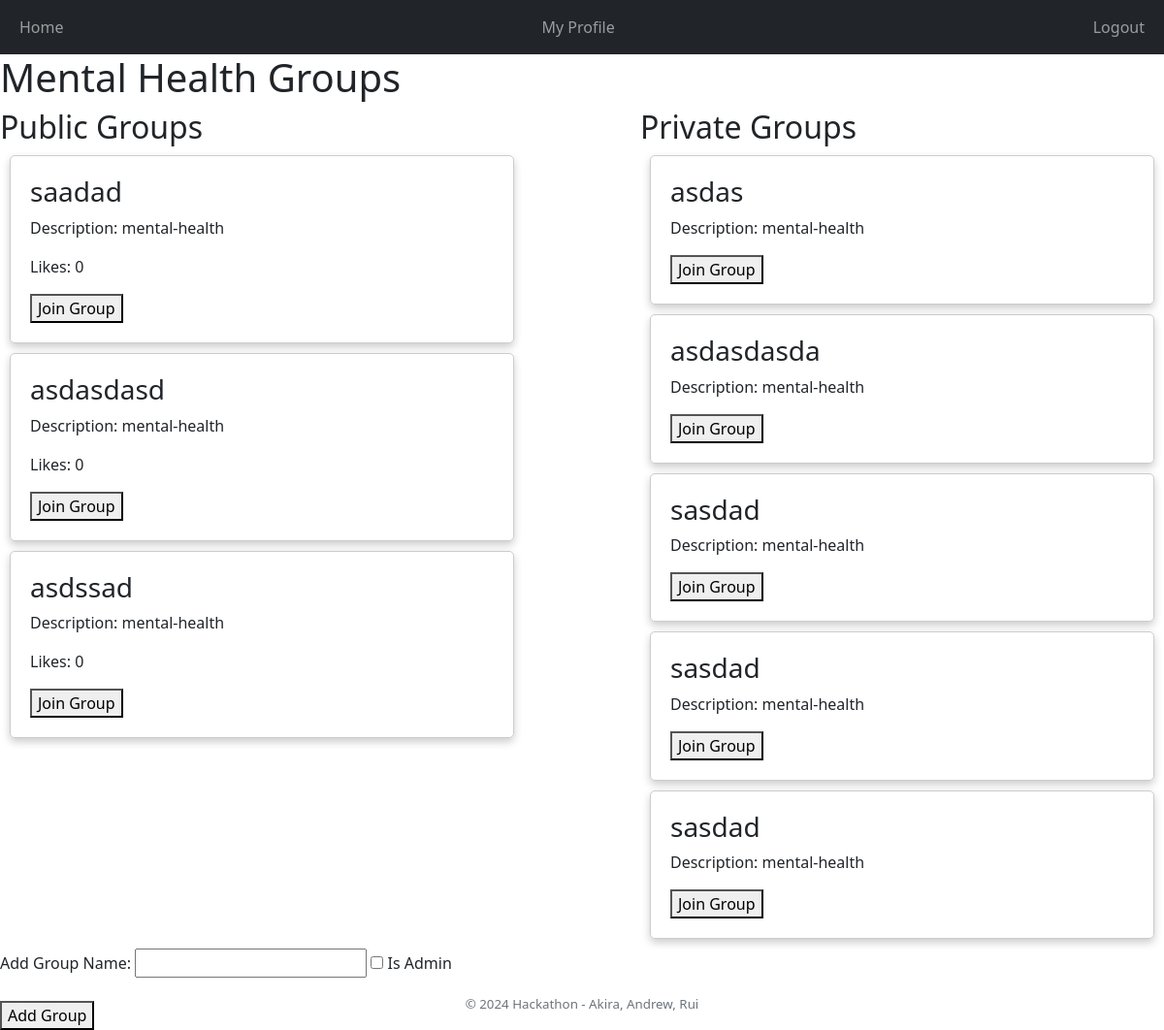
The page /healthyhoos/mental-health/ (signed in) on the database its author committed.
### healthyhoos/models.py (models this page shows)
class Group(models.Model):
    name = models.CharField(max_length=100)
    description = models.TextField()
    is_public = models.BooleanField(default=False)
    likes = models.IntegerField(default=0)
    calendarID = models.CharField(max_length=100)
    tasks = models.ManyToManyField('Task', related_name='groups')
    admin_users = models.ManyToManyField(User, related_name='admin_groups')

### healthyhoos/views.py (the view)
# urls.py: path("mental-health/", views.mental_view, name="mental-health"),
@login_required
def mental_view(request):
    if request.method == 'POST':
        group_name = request.POST.get('group_name')
        is_admin = request.POST.get('is_admin')
        is_public = is_admin == 'on'
        new_group = Group.objects.create(
            name=group_name,
            description="mental-health",  # Example description
            is_public=is_public
        )
        user_object = User.objects.create(name=request.user.username)
        if is_public:
            new_group.admin_users.add(user_object)
        new_group.calendarID = createCalendar(group_name)
        new_group.save()
        mental_groups = Group.objects.filter(description="mental-health")
        return render(request, 'healthyhoos/mental.html', {'mental_groups': mental_groups})# You might want to redirect to a different URL
    else:
        mental_groups = Group.objects.filter(description="mental-health")
        return render(request, 'healthyhoos/mental.html', {'mental_groups': mental_groups})

### healthyhoos/templates/healthyhoos/mental.html (shortened to what this page needs)
{% extends 'healthyhoos/base.html' %}
{% block content %}
<h1>Mental Health Groups</h1>
<div style="display: flex; justify-content: space-between;">
    <div style="width: 45%;">
        <h2>Public Groups</h2>
        {% for group in mental_groups %}
            {% if group.is_public %}
                <form action="/healthyhoos/mental-health/{{ group.id }}/" method="post">
                    <div style="border: 1px solid #ccc; border-radius: 5px; padding: 20px; margin: 10px; box-shadow: 0 4px 8px 0 rgba(0, 0, 0, 0.2);">
                        <h3>{{ group.name }}</h3>
                        <p>Description: {{ group.description }}</p>
                        <p>Likes: {{ group.likes }}</p>
                        <button type="submit">Join Group</button>
                    </div>
                </form>
            {% endif %}
        {% endfor %}
    </div>
    <div style="width: 45%;">
        <h2>Private Groups</h2>
        {% for group in mental_groups %}
            {% if not group.is_public %}
                <form action="/healthyhoos/mental-health/{{ group.id }}/" method="post">
                    <div style="border: 1px solid #ccc; border-radius: 5px; padding: 20px; margin: 10px; box-shadow: 0 4px 8px 0 rgba(0, 0, 0, 0.2);">
                        <h3>{{ group.name }}</h3>
                        <p>Description: {{ group.description }}</p>
                        <button type="submit">Join Group</button>
                    </div>
                </form>
            {% endif %}
        {% endfor %}
    </div>
</div>
<form method="post" action="{% url 'healthyhoos:mental-health' %}">
    <label for="group_name">Add Group Name:</label>
    <input type="text" id="group_name" name="group_name" required>
    <input type="checkbox" id="is_admin" name="is_admin">
    <label for="is_admin">Is Admin</label><br><br>
    <button type="submit">Add Group</button>
</form>
{% endblock %}

### rows shown on the page
Group: name "saadad", description "mental-health", likes "0"
Group: name "asdasdasd", description "mental-health", likes "0"
Group: name "asdssad", description "mental-health", likes "0"
Group: name "asdas", description "mental-health"
Group: name "asdasdasda", description "mental-health"
Group: name "sasdad", description "mental-health"
Group: name "sasdad", description "mental-health"
Group: name "sasdad", description "mental-health"
